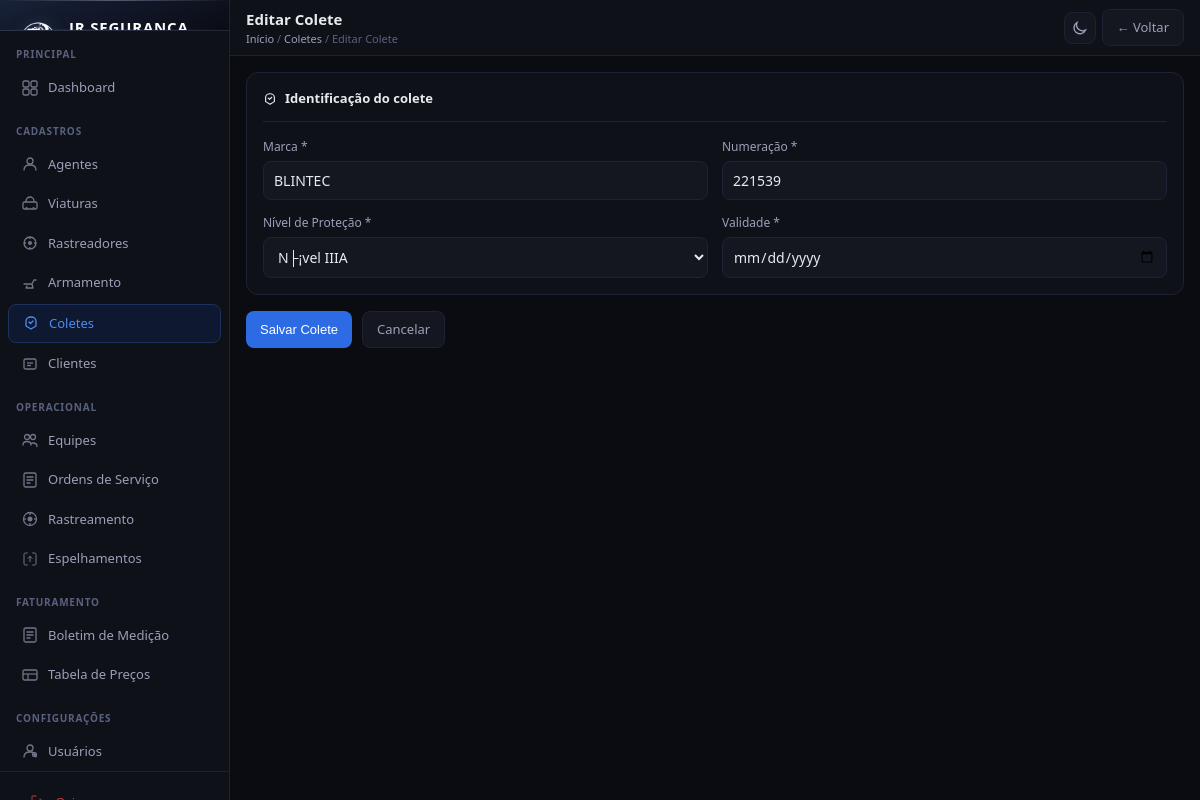
The page /coletes/1/editar/ (signed in) on the database its author committed.
### cadastros/models.py (models this page shows, shortened)
class Colete(models.Model):
    PROTECAO_CHOICES = [
        ('Nivel IIA',  'N├¡vel IIA'),
        ('Nivel II',   'N├¡vel II'),
        ('Nivel IIIA', 'N├¡vel IIIA'),
        ('Nivel III',  'N├¡vel III'),
        ('Nivel IV',   'N├¡vel IV'),
    ]
    marca       = models.CharField(max_length=100, verbose_name='Marca')
    numeracao   = models.CharField(max_length=50,  verbose_name='Numeracao')
    protecao    = models.CharField(max_length=20, choices=PROTECAO_CHOICES, default='Nivel IIIA', verbose_name='Nivel de Protecao')
    validade    = models.DateField(verbose_name='Validade')
    criado_em   = models.DateTimeField(auto_now_add=True)
    atualizado_em = models.DateTimeField(auto_now=True)
    class Meta:
        verbose_name = 'Colete'
        verbose_name_plural = 'Coletes'
        ordering = ['marca']

### cadastros/views.py (the view)
# urls.py: path('coletes/<int:pk>/editar/', views.colete_edit,   name='colete_edit'),
@login_required
def colete_edit(request, pk):
    colete = get_object_or_404(Colete, pk=pk)
    form = ColeteForm(request.POST or None, instance=colete)
    if form.is_valid():
        form.save()
        messages.success(request, 'Colete atualizado com sucesso!')
        return redirect('colete_list')
    return render(request, 'cadastros/colete_form.html', {'form': form, 'titulo': 'Editar Colete', 'obj': colete})

### cadastros/forms.py
class ColeteForm(forms.ModelForm):
    class Meta:
        model = Colete
        exclude = ['criado_em', 'atualizado_em']
        widgets = {
            'marca':     forms.TextInput(attrs={'placeholder': 'Ex: BLINTEC'}),
            'numeracao': forms.TextInput(attrs={'placeholder': 'Ex: 442 15206'}),
            'validade':  forms.DateInput(attrs={'type': 'date'}),
        }

### cadastros/templates/cadastros/colete_form.html (shortened to what this page needs)
﻿{% extends 'cadastros/base.html' %}
{% block page_title %}{{ titulo }}{% endblock %}
{% block breadcrumb %}<a href="{% url 'dashboard' %}">Início</a> / <a href="{% url 'colete_list' %}">Coletes</a> / {{ titulo }}{% endblock %}
{% block topbar_actions %}<a href="{% url 'colete_list' %}" class="btn btn-secondary">← Voltar</a>{% endblock %}
{% block content %}
<form method="post">
  <div class="card">
    <div class="card-title">
      <svg width="14" height="14" fill="none" viewBox="0 0 16 16">
        <path d="M8 2C5 2 3 4 3 6v5l5 3 5-3V6c0-2-2-4-5-4z" stroke="currentColor" stroke-width="1.3" stroke-linejoin="round"/>
        <path d="M6 7l1.5 1.5L10 6" stroke="currentColor" stroke-width="1.3" stroke-linecap="round" stroke-linejoin="round"/>
      </svg>
      Identificação do colete
    </div>
    <div class="form-grid form-grid-2">
      <div class="field"><label>Marca *</label>{{ form.marca }}</div>
      <div class="field"><label>Numeração *</label>{{ form.numeracao }}</div>
      <div class="field"><label>Nível de Proteção *</label>{{ form.protecao }}</div>
      <div class="field"><label>Validade *</label>{{ form.validade }}</div>
    </div>
  </div>
  <div style="display:flex;gap:10px;margin-top:16px">
    <button type="submit" class="btn btn-primary">Salvar Colete</button>
    <a href="{% url 'colete_list' %}" class="btn btn-secondary">Cancelar</a>
  </div>
</form>
{% endblock %}

### cadastros/templates/cadastros/base.html (style rules this page uses)
* { box-sizing:border-box;margin:0;padding:0 }
:root { --bg:#0a0c12;--bg2:#0f1118;--bg3:#141720;--bg4:#1a1e2a; --border:#1e2235;--border2:#28304a; --text:#e8eaf0;--text2:#9aa0b8;--text3:#5a6080; --blue:#2d6be4;--blue2:#1a4db8;--blue-light:#4d8df0; --blue-bg:#0e1830;--blue-border:#1e3060; --green:#22c55e;--green-bg:#0a2018; --red:#ef4444;--red-bg:#1e0a0a; --amber:#f59e0b;--amber-bg:#1e1508; --gray:#64748b; --silver:#a8b0c0;--silver2:#c8d0dc; --gold:#b8960a; --radius:8px;--radius-lg:12px; --sidebar-w:230px; --topbar-h:56px; }
body { font-family:'Segoe UI',system-ui,sans-serif;background:var(--bg);color:var(--text);font-size:14px;line-height:1.5;display:flex;min-height:100vh }
.topbar-left .breadcrumb a { color:var(--text2);text-decoration:none }
.btn { display:inline-flex;align-items:center;gap:6px;padding:8px 14px;border-radius:var(--radius);font-size:13px;font-weight:500;cursor:pointer;border:none;text-decoration:none;transition:all .15s;white-space:nowrap }
.btn-primary { background:var(--blue);color:#fff }
.btn-secondary { background:var(--bg3);color:var(--text2);border:1px solid var(--border) }
.card { background:var(--bg2);border:1px solid var(--border);border-radius:var(--radius-lg);padding:16px }
.card-title { font-size:13px;font-weight:600;color:var(--text);margin-bottom:16px;padding-bottom:12px;border-bottom:1px solid var(--border);display:flex;align-items:center;gap:8px }
.form-grid { display:grid;gap:14px }
.form-grid-2 { grid-template-columns:1fr 1fr }
.field { display:flex;flex-direction:column;gap:5px }
.field label { font-size:12px;color:var(--text2);font-weight:500 }
.field input,.field select,.field textarea { background:var(--bg3);border:1px solid var(--border);border-radius:var(--radius);padding:9px 10px;color:var(--text);font-size:14px;font-family:inherit;outline:none;transition:border .15s;width:100% }
.field select option { background:var(--bg3) }

### rows shown on the page
Colete: marca "BLINTEC", numeracao "221539", protecao "N├¡vel IIIA"

### other values the page prints
{{ titulo }} "Editar Colete"
